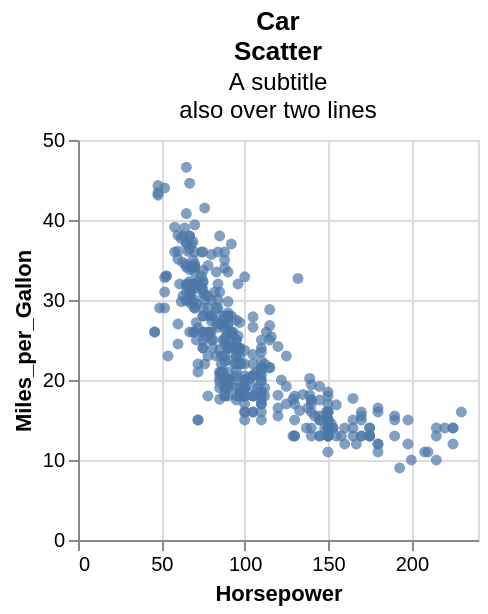

Describe this chart as a Vega-Lite specification.
### Vega-Lite specification from a JSON file in a GitHub repository (floating-point values rounded to 4 significant figures; data arrays with more than 128 entries replaced by an {"elided": "..."} marker saying what was removed)
{"$schema": "https://vega.github.io/schema/vega-lite/v5.json", "data": {"values": {"elided": "406 records"}}, "encoding": {"x": {"field": "Horsepower", "type": "quantitative"}, "y": {"field": "Miles_per_Gallon", "type": "quantitative"}}, "height": 200, "mark": "circle", "title": {"subtitle": ["A subtitle", "also over two lines"], "text": ["Car", "Scatter"]}, "width": 200}
